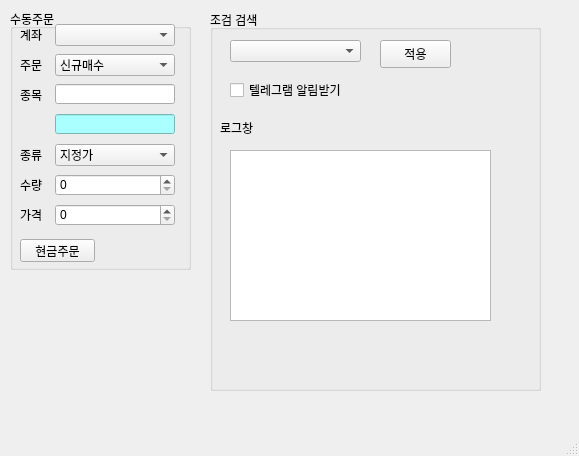
<?xml version="1.0" encoding="UTF-8"?>
<ui version="4.0">
 <class>MainWindow</class>
 <widget class="QMainWindow" name="MainWindow">
  <property name="geometry">
   <rect>
    <x>0</x>
    <y>0</y>
    <width>579</width>
    <height>456</height>
   </rect>
  </property>
  <property name="windowTitle">
   <string>PyTrader v0.2</string>
  </property>
  <property name="windowIcon">
   <iconset>
    <normaloff>icon.png</normaloff>icon.png</iconset>
  </property>
  <widget class="QWidget" name="centralwidget">
   <widget class="QGroupBox" name="groupBox">
    <property name="geometry">
     <rect>
      <x>10</x>
      <y>9</y>
      <width>181</width>
      <height>261</height>
     </rect>
    </property>
    <property name="title">
     <string>수동주문</string>
    </property>
    <widget class="QLabel" name="label">
     <property name="geometry">
      <rect>
       <x>10</x>
       <y>20</y>
       <width>56</width>
       <height>12</height>
      </rect>
     </property>
     <property name="text">
      <string>계좌</string>
     </property>
    </widget>
    <widget class="QComboBox" name="comboBox">
     <property name="geometry">
      <rect>
       <x>45</x>
       <y>15</y>
       <width>120</width>
       <height>22</height>
      </rect>
     </property>
    </widget>
    <widget class="QLabel" name="label_2">
     <property name="geometry">
      <rect>
       <x>10</x>
       <y>50</y>
       <width>56</width>
       <height>12</height>
      </rect>
     </property>
     <property name="text">
      <string>주문</string>
     </property>
    </widget>
    <widget class="QComboBox" name="comboBox_2">
     <property name="geometry">
      <rect>
       <x>45</x>
       <y>45</y>
       <width>120</width>
       <height>22</height>
      </rect>
     </property>
     <item>
      <property name="text">
       <string>신규매수</string>
      </property>
     </item>
     <item>
      <property name="text">
       <string>신규매도</string>
      </property>
     </item>
     <item>
      <property name="text">
       <string>매수취소</string>
      </property>
     </item>
     <item>
      <property name="text">
       <string>매도취소</string>
      </property>
     </item>
    </widget>
    <widget class="QLabel" name="label_3">
     <property name="geometry">
      <rect>
       <x>10</x>
       <y>80</y>
       <width>56</width>
       <height>12</height>
      </rect>
     </property>
     <property name="text">
      <string>종목</string>
     </property>
    </widget>
    <widget class="QLineEdit" name="lineEdit">
     <property name="geometry">
      <rect>
       <x>45</x>
       <y>75</y>
       <width>120</width>
       <height>20</height>
      </rect>
     </property>
    </widget>
    <widget class="QComboBox" name="comboBox_3">
     <property name="geometry">
      <rect>
       <x>45</x>
       <y>135</y>
       <width>120</width>
       <height>22</height>
      </rect>
     </property>
     <item>
      <property name="text">
       <string>지정가</string>
      </property>
     </item>
     <item>
      <property name="text">
       <string>시장가</string>
      </property>
     </item>
    </widget>
    <widget class="QLabel" name="label_4">
     <property name="geometry">
      <rect>
       <x>10</x>
       <y>140</y>
       <width>56</width>
       <height>12</height>
      </rect>
     </property>
     <property name="text">
      <string>종류</string>
     </property>
    </widget>
    <widget class="QLabel" name="label_5">
     <property name="geometry">
      <rect>
       <x>10</x>
       <y>170</y>
       <width>56</width>
       <height>12</height>
      </rect>
     </property>
     <property name="text">
      <string>수량</string>
     </property>
    </widget>
    <widget class="QSpinBox" name="spinBox">
     <property name="geometry">
      <rect>
       <x>45</x>
       <y>165</y>
       <width>120</width>
       <height>22</height>
      </rect>
     </property>
     <property name="maximum">
      <number>1000000</number>
     </property>
    </widget>
    <widget class="QLabel" name="label_6">
     <property name="geometry">
      <rect>
       <x>10</x>
       <y>200</y>
       <width>56</width>
       <height>12</height>
      </rect>
     </property>
     <property name="text">
      <string>가격</string>
     </property>
    </widget>
    <widget class="QSpinBox" name="spinBox_2">
     <property name="geometry">
      <rect>
       <x>45</x>
       <y>195</y>
       <width>120</width>
       <height>22</height>
      </rect>
     </property>
     <property name="prefix">
      <string/>
     </property>
     <property name="maximum">
      <number>10000000</number>
     </property>
     <property name="singleStep">
      <number>100</number>
     </property>
     <property name="value">
      <number>0</number>
     </property>
    </widget>
    <widget class="QPushButton" name="pushButton">
     <property name="geometry">
      <rect>
       <x>10</x>
       <y>230</y>
       <width>75</width>
       <height>23</height>
      </rect>
     </property>
     <property name="text">
      <string>현금주문</string>
     </property>
    </widget>
    <widget class="QLineEdit" name="lineEdit_2">
     <property name="geometry">
      <rect>
       <x>45</x>
       <y>105</y>
       <width>120</width>
       <height>20</height>
      </rect>
     </property>
     <property name="styleSheet">
      <string notr="true">background-color: rgb(170, 255, 255);</string>
     </property>
     <property name="readOnly">
      <bool>true</bool>
     </property>
    </widget>
   </widget>
   <widget class="QGroupBox" name="groupBox_2">
    <property name="geometry">
     <rect>
      <x>210</x>
      <y>10</y>
      <width>331</width>
      <height>381</height>
     </rect>
    </property>
    <property name="title">
     <string>조검 검색</string>
    </property>
    <widget class="QComboBox" name="comboBox_cond">
     <property name="geometry">
      <rect>
       <x>20</x>
       <y>30</y>
       <width>131</width>
       <height>22</height>
      </rect>
     </property>
    </widget>
    <widget class="QTextEdit" name="textEdit_cond">
     <property name="geometry">
      <rect>
       <x>20</x>
       <y>140</y>
       <width>261</width>
       <height>171</height>
      </rect>
     </property>
    </widget>
    <widget class="QLabel" name="label_7">
     <property name="geometry">
      <rect>
       <x>10</x>
       <y>110</y>
       <width>64</width>
       <height>15</height>
      </rect>
     </property>
     <property name="text">
      <string>로그창</string>
     </property>
    </widget>
    <widget class="QPushButton" name="pushButton_cond">
     <property name="geometry">
      <rect>
       <x>170</x>
       <y>30</y>
       <width>71</width>
       <height>28</height>
      </rect>
     </property>
     <property name="text">
      <string>적용</string>
     </property>
    </widget>
    <widget class="QCheckBox" name="checkBox_cond">
     <property name="geometry">
      <rect>
       <x>20</x>
       <y>70</y>
       <width>151</width>
       <height>20</height>
      </rect>
     </property>
     <property name="text">
      <string>텔레그램 알림받기</string>
     </property>
    </widget>
   </widget>
  </widget>
  <widget class="QMenuBar" name="menubar">
   <property name="geometry">
    <rect>
     <x>0</x>
     <y>0</y>
     <width>579</width>
     <height>26</height>
    </rect>
   </property>
  </widget>
  <widget class="QStatusBar" name="statusbar"/>
 </widget>
 <resources/>
 <connections/>
</ui>
